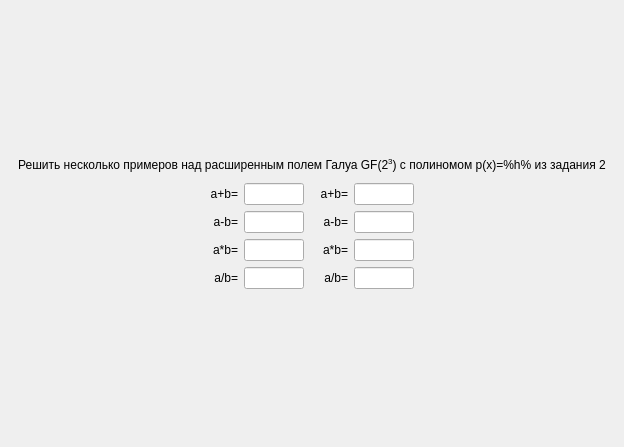
<?xml version="1.0" encoding="UTF-8"?>
<ui version="4.0">
 <class>ScreenTask4</class>
 <widget class="QFrame" name="ScreenTask4">
  <property name="geometry">
   <rect>
    <x>0</x>
    <y>0</y>
    <width>624</width>
    <height>447</height>
   </rect>
  </property>
  <property name="windowTitle">
   <string>Frame</string>
  </property>
  <layout class="QGridLayout" name="gridLayout">
   <property name="leftMargin">
    <number>0</number>
   </property>
   <property name="topMargin">
    <number>0</number>
   </property>
   <property name="rightMargin">
    <number>0</number>
   </property>
   <property name="bottomMargin">
    <number>0</number>
   </property>
   <item row="0" column="0">
    <layout class="QVBoxLayout" name="verticalLayout">
     <item>
      <spacer name="verticalSpacer">
       <property name="orientation">
        <enum>Qt::Vertical</enum>
       </property>
       <property name="sizeHint" stdset="0">
        <size>
         <width>0</width>
         <height>0</height>
        </size>
       </property>
      </spacer>
     </item>
     <item>
      <widget class="QLabel" name="title">
       <property name="styleSheet">
        <string notr="true">font: 75 16pt &quot;MS Shell Dlg 2&quot;;</string>
       </property>
       <property name="text">
        <string>Решить несколько примеров над расширенным полем Галуа GF(2&lt;sup&gt;3&lt;/sup&gt;) с полиномом p(x)=%h% из задания 2</string>
       </property>
       <property name="alignment">
        <set>Qt::AlignCenter</set>
       </property>
       <property name="wordWrap">
        <bool>true</bool>
       </property>
      </widget>
     </item>
     <item>
      <spacer name="verticalSpacer_3">
       <property name="orientation">
        <enum>Qt::Vertical</enum>
       </property>
       <property name="sizeType">
        <enum>QSizePolicy::Minimum</enum>
       </property>
       <property name="sizeHint" stdset="0">
        <size>
         <width>0</width>
         <height>5</height>
        </size>
       </property>
      </spacer>
     </item>
     <item>
      <layout class="QGridLayout" name="gridLayout_3">
       <item row="1" column="6">
        <spacer name="horizontalSpacer_6">
         <property name="orientation">
          <enum>Qt::Horizontal</enum>
         </property>
         <property name="sizeHint" stdset="0">
          <size>
           <width>0</width>
           <height>0</height>
          </size>
         </property>
        </spacer>
       </item>
       <item row="3" column="6">
        <spacer name="horizontalSpacer_8">
         <property name="orientation">
          <enum>Qt::Horizontal</enum>
         </property>
         <property name="sizeHint" stdset="0">
          <size>
           <width>0</width>
           <height>0</height>
          </size>
         </property>
        </spacer>
       </item>
       <item row="3" column="5">
        <widget class="QLineEdit" name="input8">
         <property name="sizePolicy">
          <sizepolicy hsizetype="Fixed" vsizetype="Fixed">
           <horstretch>0</horstretch>
           <verstretch>0</verstretch>
          </sizepolicy>
         </property>
         <property name="maximumSize">
          <size>
           <width>60</width>
           <height>16777215</height>
          </size>
         </property>
         <property name="styleSheet">
          <string notr="true">font: 14pt &quot;MS Shell Dlg 2&quot;;</string>
         </property>
         <property name="alignment">
          <set>Qt::AlignCenter</set>
         </property>
        </widget>
       </item>
       <item row="3" column="0">
        <spacer name="horizontalSpacer_5">
         <property name="orientation">
          <enum>Qt::Horizontal</enum>
         </property>
         <property name="sizeHint" stdset="0">
          <size>
           <width>0</width>
           <height>0</height>
          </size>
         </property>
        </spacer>
       </item>
       <item row="2" column="6">
        <spacer name="horizontalSpacer_7">
         <property name="orientation">
          <enum>Qt::Horizontal</enum>
         </property>
         <property name="sizeHint" stdset="0">
          <size>
           <width>0</width>
           <height>0</height>
          </size>
         </property>
        </spacer>
       </item>
       <item row="0" column="5">
        <widget class="QLineEdit" name="input2">
         <property name="sizePolicy">
          <sizepolicy hsizetype="Fixed" vsizetype="Fixed">
           <horstretch>0</horstretch>
           <verstretch>0</verstretch>
          </sizepolicy>
         </property>
         <property name="maximumSize">
          <size>
           <width>60</width>
           <height>16777215</height>
          </size>
         </property>
         <property name="styleSheet">
          <string notr="true">font: 14pt &quot;MS Shell Dlg 2&quot;;</string>
         </property>
         <property name="alignment">
          <set>Qt::AlignCenter</set>
         </property>
        </widget>
       </item>
       <item row="1" column="0">
        <spacer name="horizontalSpacer_2">
         <property name="orientation">
          <enum>Qt::Horizontal</enum>
         </property>
         <property name="sizeHint" stdset="0">
          <size>
           <width>0</width>
           <height>0</height>
          </size>
         </property>
        </spacer>
       </item>
       <item row="1" column="5">
        <widget class="QLineEdit" name="input4">
         <property name="sizePolicy">
          <sizepolicy hsizetype="Fixed" vsizetype="Fixed">
           <horstretch>0</horstretch>
           <verstretch>0</verstretch>
          </sizepolicy>
         </property>
         <property name="maximumSize">
          <size>
           <width>60</width>
           <height>16777215</height>
          </size>
         </property>
         <property name="styleSheet">
          <string notr="true">font: 14pt &quot;MS Shell Dlg 2&quot;;</string>
         </property>
         <property name="alignment">
          <set>Qt::AlignCenter</set>
         </property>
        </widget>
       </item>
       <item row="3" column="1">
        <widget class="QLabel" name="label7">
         <property name="styleSheet">
          <string notr="true">font: 14pt &quot;MS Shell Dlg 2&quot;;</string>
         </property>
         <property name="text">
          <string>a/b=</string>
         </property>
         <property name="alignment">
          <set>Qt::AlignRight|Qt::AlignTrailing|Qt::AlignVCenter</set>
         </property>
        </widget>
       </item>
       <item row="2" column="4">
        <widget class="QLabel" name="label6">
         <property name="styleSheet">
          <string notr="true">font: 14pt &quot;MS Shell Dlg 2&quot;;</string>
         </property>
         <property name="text">
          <string>a*b=</string>
         </property>
         <property name="alignment">
          <set>Qt::AlignRight|Qt::AlignTrailing|Qt::AlignVCenter</set>
         </property>
        </widget>
       </item>
       <item row="0" column="0">
        <spacer name="horizontalSpacer">
         <property name="orientation">
          <enum>Qt::Horizontal</enum>
         </property>
         <property name="sizeHint" stdset="0">
          <size>
           <width>0</width>
           <height>0</height>
          </size>
         </property>
        </spacer>
       </item>
       <item row="2" column="0">
        <spacer name="horizontalSpacer_3">
         <property name="orientation">
          <enum>Qt::Horizontal</enum>
         </property>
         <property name="sizeHint" stdset="0">
          <size>
           <width>0</width>
           <height>0</height>
          </size>
         </property>
        </spacer>
       </item>
       <item row="0" column="6">
        <spacer name="horizontalSpacer_4">
         <property name="orientation">
          <enum>Qt::Horizontal</enum>
         </property>
         <property name="sizeHint" stdset="0">
          <size>
           <width>0</width>
           <height>0</height>
          </size>
         </property>
        </spacer>
       </item>
       <item row="2" column="2">
        <widget class="QLineEdit" name="input5">
         <property name="sizePolicy">
          <sizepolicy hsizetype="Fixed" vsizetype="Fixed">
           <horstretch>0</horstretch>
           <verstretch>0</verstretch>
          </sizepolicy>
         </property>
         <property name="maximumSize">
          <size>
           <width>60</width>
           <height>16777215</height>
          </size>
         </property>
         <property name="styleSheet">
          <string notr="true">font: 14pt &quot;MS Shell Dlg 2&quot;;</string>
         </property>
         <property name="alignment">
          <set>Qt::AlignCenter</set>
         </property>
        </widget>
       </item>
       <item row="1" column="2">
        <widget class="QLineEdit" name="input3">
         <property name="sizePolicy">
          <sizepolicy hsizetype="Fixed" vsizetype="Fixed">
           <horstretch>0</horstretch>
           <verstretch>0</verstretch>
          </sizepolicy>
         </property>
         <property name="maximumSize">
          <size>
           <width>60</width>
           <height>16777215</height>
          </size>
         </property>
         <property name="styleSheet">
          <string notr="true">font: 14pt &quot;MS Shell Dlg 2&quot;;</string>
         </property>
         <property name="alignment">
          <set>Qt::AlignCenter</set>
         </property>
        </widget>
       </item>
       <item row="3" column="4">
        <widget class="QLabel" name="label8">
         <property name="styleSheet">
          <string notr="true">font: 14pt &quot;MS Shell Dlg 2&quot;;</string>
         </property>
         <property name="text">
          <string>a/b=</string>
         </property>
         <property name="alignment">
          <set>Qt::AlignRight|Qt::AlignTrailing|Qt::AlignVCenter</set>
         </property>
        </widget>
       </item>
       <item row="0" column="1">
        <widget class="QLabel" name="label1">
         <property name="styleSheet">
          <string notr="true">font: 14pt &quot;MS Shell Dlg 2&quot;;</string>
         </property>
         <property name="text">
          <string>a+b=</string>
         </property>
         <property name="alignment">
          <set>Qt::AlignRight|Qt::AlignTrailing|Qt::AlignVCenter</set>
         </property>
        </widget>
       </item>
       <item row="0" column="4">
        <widget class="QLabel" name="label2">
         <property name="styleSheet">
          <string notr="true">font: 14pt &quot;MS Shell Dlg 2&quot;;</string>
         </property>
         <property name="text">
          <string>a+b=</string>
         </property>
         <property name="alignment">
          <set>Qt::AlignRight|Qt::AlignTrailing|Qt::AlignVCenter</set>
         </property>
        </widget>
       </item>
       <item row="1" column="4">
        <widget class="QLabel" name="label4">
         <property name="styleSheet">
          <string notr="true">font: 14pt &quot;MS Shell Dlg 2&quot;;</string>
         </property>
         <property name="text">
          <string>a-b=</string>
         </property>
         <property name="alignment">
          <set>Qt::AlignRight|Qt::AlignTrailing|Qt::AlignVCenter</set>
         </property>
        </widget>
       </item>
       <item row="0" column="2">
        <widget class="QLineEdit" name="input1">
         <property name="sizePolicy">
          <sizepolicy hsizetype="Fixed" vsizetype="Fixed">
           <horstretch>0</horstretch>
           <verstretch>0</verstretch>
          </sizepolicy>
         </property>
         <property name="maximumSize">
          <size>
           <width>60</width>
           <height>16777215</height>
          </size>
         </property>
         <property name="styleSheet">
          <string notr="true">font: 14pt &quot;MS Shell Dlg 2&quot;;</string>
         </property>
         <property name="alignment">
          <set>Qt::AlignCenter</set>
         </property>
        </widget>
       </item>
       <item row="1" column="1">
        <widget class="QLabel" name="label3">
         <property name="styleSheet">
          <string notr="true">font: 14pt &quot;MS Shell Dlg 2&quot;;</string>
         </property>
         <property name="text">
          <string>a-b=</string>
         </property>
         <property name="alignment">
          <set>Qt::AlignRight|Qt::AlignTrailing|Qt::AlignVCenter</set>
         </property>
        </widget>
       </item>
       <item row="2" column="5">
        <widget class="QLineEdit" name="input6">
         <property name="sizePolicy">
          <sizepolicy hsizetype="Fixed" vsizetype="Fixed">
           <horstretch>0</horstretch>
           <verstretch>0</verstretch>
          </sizepolicy>
         </property>
         <property name="maximumSize">
          <size>
           <width>60</width>
           <height>16777215</height>
          </size>
         </property>
         <property name="styleSheet">
          <string notr="true">font: 14pt &quot;MS Shell Dlg 2&quot;;</string>
         </property>
         <property name="alignment">
          <set>Qt::AlignCenter</set>
         </property>
        </widget>
       </item>
       <item row="2" column="1">
        <widget class="QLabel" name="label5">
         <property name="styleSheet">
          <string notr="true">font: 14pt &quot;MS Shell Dlg 2&quot;;</string>
         </property>
         <property name="text">
          <string>a*b=</string>
         </property>
         <property name="alignment">
          <set>Qt::AlignRight|Qt::AlignTrailing|Qt::AlignVCenter</set>
         </property>
        </widget>
       </item>
       <item row="3" column="2">
        <widget class="QLineEdit" name="input7">
         <property name="sizePolicy">
          <sizepolicy hsizetype="Fixed" vsizetype="Fixed">
           <horstretch>0</horstretch>
           <verstretch>0</verstretch>
          </sizepolicy>
         </property>
         <property name="maximumSize">
          <size>
           <width>60</width>
           <height>16777215</height>
          </size>
         </property>
         <property name="styleSheet">
          <string notr="true">font: 14pt &quot;MS Shell Dlg 2&quot;;</string>
         </property>
         <property name="alignment">
          <set>Qt::AlignCenter</set>
         </property>
        </widget>
       </item>
       <item row="0" column="3">
        <spacer name="horizontalSpacer_9">
         <property name="orientation">
          <enum>Qt::Horizontal</enum>
         </property>
         <property name="sizeType">
          <enum>QSizePolicy::Minimum</enum>
         </property>
         <property name="sizeHint" stdset="0">
          <size>
           <width>10</width>
           <height>0</height>
          </size>
         </property>
        </spacer>
       </item>
       <item row="1" column="3">
        <spacer name="horizontalSpacer_10">
         <property name="orientation">
          <enum>Qt::Horizontal</enum>
         </property>
         <property name="sizeType">
          <enum>QSizePolicy::Minimum</enum>
         </property>
         <property name="sizeHint" stdset="0">
          <size>
           <width>10</width>
           <height>0</height>
          </size>
         </property>
        </spacer>
       </item>
       <item row="2" column="3">
        <spacer name="horizontalSpacer_11">
         <property name="orientation">
          <enum>Qt::Horizontal</enum>
         </property>
         <property name="sizeType">
          <enum>QSizePolicy::Minimum</enum>
         </property>
         <property name="sizeHint" stdset="0">
          <size>
           <width>10</width>
           <height>0</height>
          </size>
         </property>
        </spacer>
       </item>
       <item row="3" column="3">
        <spacer name="horizontalSpacer_12">
         <property name="orientation">
          <enum>Qt::Horizontal</enum>
         </property>
         <property name="sizeType">
          <enum>QSizePolicy::Minimum</enum>
         </property>
         <property name="sizeHint" stdset="0">
          <size>
           <width>10</width>
           <height>0</height>
          </size>
         </property>
        </spacer>
       </item>
      </layout>
     </item>
     <item>
      <spacer name="verticalSpacer_2">
       <property name="orientation">
        <enum>Qt::Vertical</enum>
       </property>
       <property name="sizeHint" stdset="0">
        <size>
         <width>0</width>
         <height>0</height>
        </size>
       </property>
      </spacer>
     </item>
    </layout>
   </item>
  </layout>
 </widget>
 <tabstops>
  <tabstop>input1</tabstop>
  <tabstop>input2</tabstop>
  <tabstop>input3</tabstop>
  <tabstop>input4</tabstop>
  <tabstop>input5</tabstop>
  <tabstop>input6</tabstop>
  <tabstop>input7</tabstop>
  <tabstop>input8</tabstop>
 </tabstops>
 <resources/>
 <connections/>
</ui>
